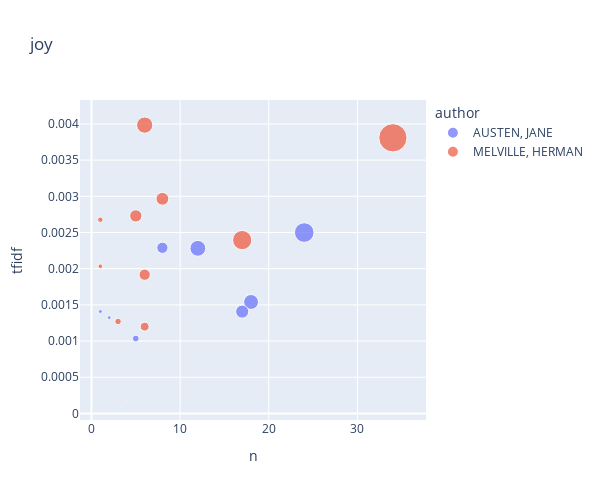

The notebook cell saved with this chart:
### Code cell
top_books_for_term('joy')

### Figure 1 — Plotly figure (JSON) as saved in the notebook; plotly's stock layout.template omitted (floating-point values rounded to 4 significant figures)
{"data": [{"hovertemplate": "<b>%{hovertext}</b><br><br>author=AUSTEN, JANE<br>n=%{x}<br>tfidf=%{y}<br>tf=%{marker.size}<extra></extra>", "hovertext": ["EMMA", "LADY SUSAN", "LOVE AND FREINDSHIP SIC", "MANSFIELD PARK", "NORTHANGER ABBEY", "PERSUASION", "PRIDE AND PREJUDICE", "SENSE AND SENSIBILITY"], "legendgroup": "AUSTEN, JANE", "marker": {"color": "#636efa", "size": [0.006193, 0.0004355, 0.0004094, 0.004788, 0.003539, 0.001281, 0.007056, 0.01082], "sizemode": "area", "sizeref": 5.595e-05, "symbol": "circle"}, "mode": "markers", "name": "AUSTEN, JANE", "orientation": "v", "showlegend": true, "type": "scatter", "x": [18, 1, 2, 17, 8, 5, 12, 24], "xaxis": "x", "y": [0.00154, 0.001408, 0.001324, 0.001407, 0.002289, 0.001035, 0.002281, 0.0025], "yaxis": "y"}, {"hovertemplate": "<b>%{hovertext}</b><br><br>author=MELVILLE, HERMAN<br>n=%{x}<br>tfidf=%{y}<br>tf=%{marker.size}<extra></extra>", "hovertext": ["ISRAEL POTTER HIS FIFTY YEARS OF EXILE", "MARDI AND A VOYAGE THITHER VOL I", "MARDI AND A VOYAGE THITHER VOL II", "MOBY DICK OR THE WHALE", "OMOO ADVENTURES IN THE SOUTH SEAS", "PIERRE OR THE AMBIGUITIES", "REDBURN HIS FIRST VOYAGE BEING THE SAILOR BOY CONFESSIONS AND REMINISCENCES OF THE SON OF A GENTLEMAN IN THE MERCHANT NAVY", "THE CONFIDENCE MAN HIS MASQUERADE", "THE PIAZZA TALES", "TYPEE A ROMANCE OF THE SOUTH SEAS", "WHITE JACKET OR THE WORLD ON A MAN OF WAR"], "legendgroup": "MELVILLE, HERMAN", "marker": {"color": "#EF553B", "size": [0.0006289, 0.007393, 0.004587, 0.01037, 0.0008278, 0.02238, 0.003558, 0.001179, 5.317e-05, 0.002225, 0.004221], "sizemode": "area", "sizeref": 5.595e-05, "symbol": "circle"}, "mode": "markers", "name": "MELVILLE, HERMAN", "orientation": "v", "showlegend": true, "type": "scatter", "x": [1, 6, 8, 17, 1, 34, 6, 3, 4, 6, 5], "xaxis": "x", "y": [0.002034, 0.003984, 0.002966, 0.002395, 0.002677, 0.003808, 0.001917, 0.001271, 0.0001719, 0.001199, 0.002729], "yaxis": "y"}], "layout": {"height": 500, "legend": {"itemsizing": "constant", "title": {"text": "author"}, "tracegroupgap": 0}, "title": {"text": "joy"}, "width": 600, "xaxis": {"anchor": "y", "domain": [0, 1], "title": {"text": "n"}}, "yaxis": {"anchor": "x", "domain": [0, 1], "title": {"text": "tfidf"}}}}
